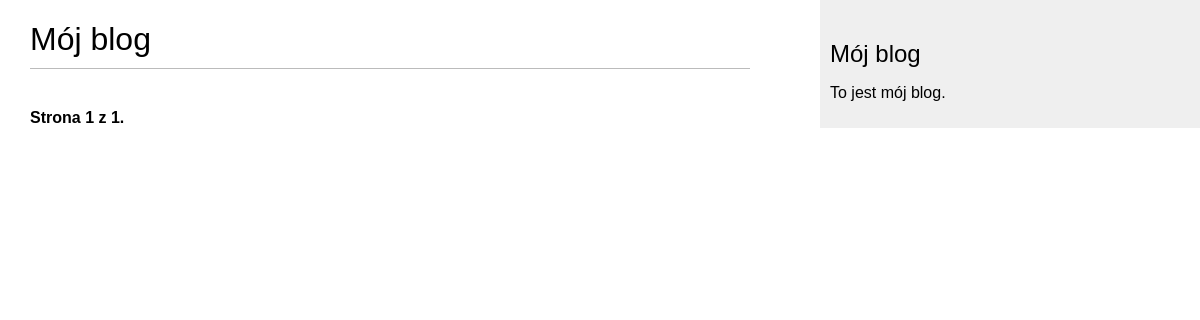
Page /blog/ on the earlier database version.
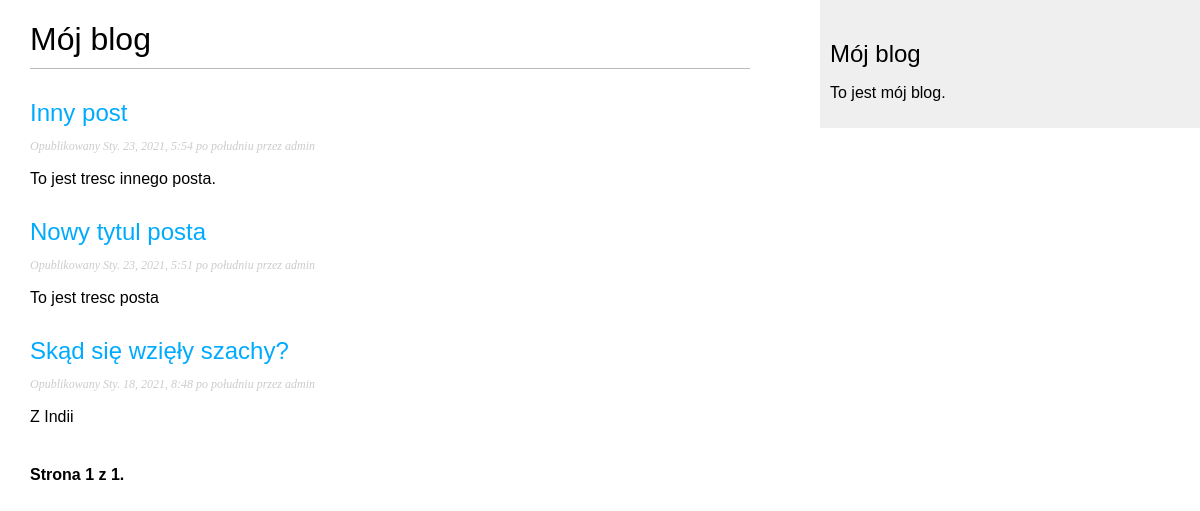
Same page on the later database version.
### blog/models.py (models this page shows, shortened)
class Post(models.Model):
    STATUS_CHOICES = (
        ('draft', 'Roboczy'),
        ('publish', 'Opublikowany'),
    )
    objects = models.Manager()  # manager domyslny
    title = models.CharField(max_length=250)
    slug = models.SlugField(max_length=250, unique_for_date='publish')
    author = models.ForeignKey(User, related_name='blog_posts', on_delete=models.CASCADE)
    body = models.TextField()
    publish = models.DateTimeField(default=timezone.now)
    published = PublishedManager()   # manager niestandardowy
    created = models.DateTimeField(auto_now_add=True)
    updated = models.DateTimeField(auto_now=True)
    status = models.CharField(max_length=10, choices=STATUS_CHOICES, default='draft')
    class Meta:
        ordering = ('-publish', )
    def get_absolute_url(self):
        return reverse('blog:post_detail',
                       args=[self.publish.year, self.publish.strftime('%m'),
                             self.publish.strftime('%d'), self.slug])

### blog/views.py (the view)
class PostListView(ListView):
    queryset = Post.published.all()
    context_object_name = 'posts'
    paginate_by = 3
    template_name = 'blog/post/list.html'

### blog/templates/blog/post/list.html (shortened to what this page needs)
{% extends "blog/base.html" %}
{% block content %}
    <h1>Mój blog</h1>
    {% for post in posts %}
        <h2>
            <a href="{{ post.get_absolute_url }}">
            {{ post.title }}
            </a>
        </h2>
        <p class="date">
            Opublikowany {{ post.publish }} przez {{ post.author }}
        </p>
        {{ post.body|truncatewords:30|linebreaks }}
    {% endfor %}
    {% include "pagination.html" with page=page_obj %}
{% endblock %}

Differences in the rows shown:
now on this page (row edited): Post: title "Inny post", publish "Sty. 23, 2021, 5:54 po południu", author "admin", body "To jest tresc innego posta."
now on this page (row edited): Post: title "Nowy tytul posta", publish "Sty. 23, 2021, 5:51 po południu", author "admin", body "To jest tresc posta"
now on this page (row edited): Post: title "Skąd się wzięły szachy?", publish "Sty. 18, 2021, 8:48 po południu", author "admin", body "Z Indii"
